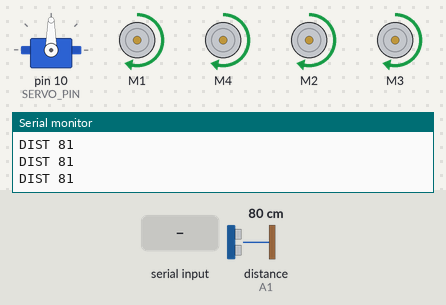
A sketch run on a simulated Arduino Uno, built with avr-gcc and run on an emulated ATmega328P. Parts: servo, 4 × DC motor (green arrow = forward, orange = backward, longer = faster), the last lines printed to the serial monitor. The inputs (shaded band) are chosen by the test bench; at power-on: distance to the obstacle (sensor on A1) 80 cm. The echo pulse lasts 58.3 µs per cm.

Above: at 4.0 s.
4.1 s: distance to the obstacle (sensor on A1) set to 61 cm
5.6 s: distance to the obstacle (sensor on A1) set to 54 cm
At 6.1 s:
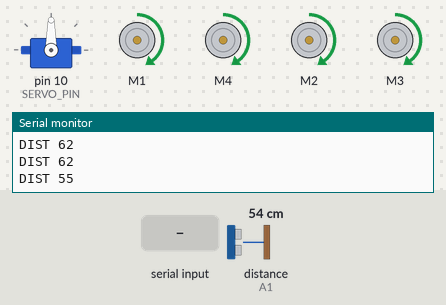
7.2 s: distance to the obstacle (sensor on A1) set to 31 cm
8.7 s: distance to the obstacle (sensor on A1) set to 26 cm
At 12.0 s:
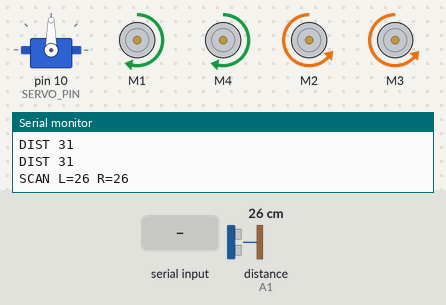
14.7 s: "m" received over the second serial link
At 17.3 s:
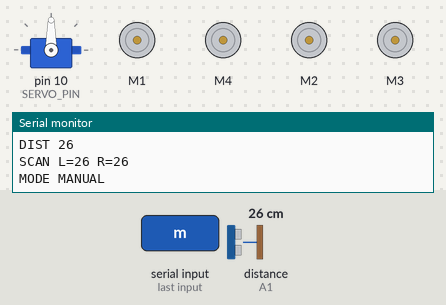
Timing chart, 0 to 18.5 s (numbered marks = the images above; inputs shaded):
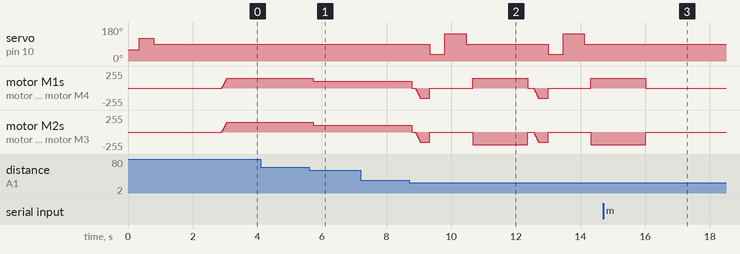

Measured:
- the behaviour switches between 59 and 58 cm on distance to the obstacle (sensor on A1) (found by bisection; images 0 and 1)
- the behaviour switches between 30 and 29 cm on distance to the obstacle (sensor on A1) (found by bisection; images 1 and 2)
- after the input at 5.6 s, motor M1, motor M4, motor M2, motor M3: forward 150/255 → forward 100/255 after 0.14 s
- after the input at 8.7 s, servo on pin 10 (SERVO_PIN): 90° → 36° after 0.64 s, → 144° 0.46 s later, → 90° 0.66 s later, → 36° 2.5 s later, … (6 changes in this stretch)
- after the input at 14.7 s, servo on pin 10 (SERVO_PIN): stays 90° (without the input it goes to 36° after 2.0 s); motor M1, motor M4, motor M2, motor M3: goes on until 16.0 s, then stays stopped

The sketch:

obstacle_car_v3_wifi.ino
```cpp
// Obstacle-avoiding car v3 (WiFi-ready)
// Board: Arduino Uno R3 + Adafruit Motor Shield v1 (L293D), 4 DC motors, SG90 servo, HC-SR04
// Libraries: "Adafruit Motor Shield library" (AFMotor, v1), "NewPing", Servo + SoftwareSerial (built-in)
//
// Same driving logic as v2, plus a second serial link to the NodeMCU ESP8266 bridge
// (esp8266_bridge/). The phone web page sends the same one-letter commands:
//      a = auto   m = manual   f = forward   b = back   l = left   r = right   s = stop
//
// Safety for phone driving: commands from the bridge must keep coming (the page repeats them
// every ~150 ms while you hold a button). If they stop for 600 ms (finger lifted, phone locked,
// WiFi dropped) the car stops by itself. Commands typed in the Serial Monitor are not timed out.
//
// Status line to the bridge every 300 ms:  S,<A|M>,<F|B|T|X>,<cm>
//   mode A=auto M=manual, motion F=fwd B=back T=turning X=stopped, distance in cm
//
// Wiring, no soldering: the servo is on the SERVO_2 header (pin D10 on this clone), the NodeMCU
// uses the free SER1 header (pin D9 on this clone).
//   SER1  S  -> NodeMCU D6        SER1  +  -> NodeMCU Vin        SER1  -  -> NodeMCU GND
// On power-up the sensor head wiggles left-right. If it does NOT move, your shield has the
// two headers' pins the other way round: flip SWAP_SERVO_PINS (1 <-> 0) below and upload again.
// Optional return wire (distance/mode on the phone): A3 -> 1k -> NodeMCU D5, 2k from D5 to GND.

#include <AFMotor.h>
#include <Servo.h>
#include <NewPing.h>
#include <SoftwareSerial.h>

// ---------- Pins / hardware ----------
#define TRIG_PIN      A0
#define ECHO_PIN      A1
#define SWAP_SERVO_PINS 1     // 1 = this car (servo header = D10, NodeMCU header = D9). 0 = standard labels.
#if SWAP_SERVO_PINS
#define SERVO_PIN     10
#define BRIDGE_RX     9
#else
#define SERVO_PIN     9       // SERVO_2 header (servo plugged in here)
#define BRIDGE_RX     10      // SER1 header signal pin <- NodeMCU D6 (3.3 V is fine for the Uno)
#endif
#define BRIDGE_TX     A3      // optional -> NodeMCU D5 THROUGH a 1k/2k voltage divider
#define MAX_DISTANCE  300     // cm

// ---------- Tuning ----------
#define CRUISE_SPEED  150     // 0-255
#define SLOW_SPEED    100     // used when an object is getting close
#define TURN_BOOST    40      // extra power on the reversing side during a spin
#define COLL_DIST     30      // cm: stop and pick a new direction
#define SLOW_DIST     60      // cm: slow down
#define BACKUP_MS     300     // reverse this long before scanning
#define TURN_MS       1500    // spin time for a left/right turn (tune on your floor)
#define TURNAROUND_MS 1700    // spin time when boxed in
#define MANUAL_TURN_MS 350    // spin time per l/r typed in the Serial Monitor
#define BRIDGE_TIMEOUT_MS 600 // phone driving: stop if no command for this long
#define STATUS_MS     300     // status line to the bridge

#define LOOK_RIGHT    36
#define LOOK_CENTER   90
#define LOOK_LEFT     144

NewPing sonar(TRIG_PIN, ECHO_PIN, MAX_DISTANCE);
// Motor terminals on this car (checked with motor_test): M1 = left rear, M2 = right rear,
// M3 = right front, M4 = left front. So LEFT side = M1 + M4, RIGHT side = M2 + M3.
AF_DCMotor leftMotor1(1, MOTOR12_1KHZ);    // M1 left rear
AF_DCMotor leftMotor2(4, MOTOR34_1KHZ);    // M4 left front
AF_DCMotor rightMotor1(2, MOTOR12_1KHZ);   // M2 right rear
AF_DCMotor rightMotor2(3, MOTOR34_1KHZ);   // M3 right front
Servo eyes;
SoftwareSerial bridge(BRIDGE_RX, BRIDGE_TX);

enum Motion { STOPPED, FWD, BACK, SPIN };
Motion motion = STOPPED;
bool autoMode = true;            // set false for bench testing (waits for commands)
bool bridgeDriving = false;      // last manual move came from the phone
unsigned long lastBridgeCmd = 0;
unsigned long lastReport = 0;
unsigned long lastStatus = 0;
int lastDist = MAX_DISTANCE;

// ---------- Low-level motor helpers ----------
void drive(uint8_t lDir, uint8_t lSpd, uint8_t rDir, uint8_t rSpd) {
  leftMotor1.run(lDir);  leftMotor2.run(lDir);
  rightMotor1.run(rDir); rightMotor2.run(rDir);
  leftMotor1.setSpeed(lSpd);  leftMotor2.setSpeed(lSpd);
  rightMotor1.setSpeed(rSpd); rightMotor2.setSpeed(rSpd);
}

void moveStop() {
  drive(RELEASE, 0, RELEASE, 0);
  motion = STOPPED;
}

// Ramp up only when starting from a stop (protects batteries); otherwise just adjust speed.
void moveForward(uint8_t spd) {
  if (motion != FWD) {
    for (int s = 0; s <= spd; s += 5) { drive(FORWARD, s, FORWARD, s); delay(5); }
  }
  drive(FORWARD, spd, FORWARD, spd);
  motion = FWD;
}

void moveBackward(uint8_t spd) {
  if (motion != BACK) {
    for (int s = 0; s <= spd; s += 5) { drive(BACKWARD, s, BACKWARD, s); delay(5); }
  }
  drive(BACKWARD, spd, BACKWARD, spd);
  motion = BACK;
}

void spinStart(bool left) {      // keeps spinning until stopped (used for phone driving)
  if (left) drive(BACKWARD, CRUISE_SPEED + TURN_BOOST, FORWARD, CRUISE_SPEED);
  else      drive(FORWARD, CRUISE_SPEED, BACKWARD, CRUISE_SPEED + TURN_BOOST);
  motion = SPIN;
}

void spin(bool left, unsigned int ms) {   // timed spin
  spinStart(left);
  delay(ms);
  moveStop();
}

// ---------- Sensor ----------
int readDistance() {
  unsigned int uS = sonar.ping_median(3);   // 3 pings, returns median echo time
  int d = (uS == 0) ? MAX_DISTANCE : uS / US_ROUNDTRIP_CM;   // no echo = open road
  lastDist = d;
  return d;
}

int lookAt(int angle, int settleMs) {
  eyes.write(angle);
  delay(settleMs);
  return readDistance();
}

// ---------- Status to the bridge ----------
void sendStatus() {
  char m = 'X';
  if (motion == FWD) m = 'F'; else if (motion == BACK) m = 'B'; else if (motion == SPIN) m = 'T';
  bridge.print(F("S,"));
  bridge.print(autoMode ? 'A' : 'M');
  bridge.print(',');
  bridge.print(m);
  bridge.print(',');
  bridge.println(lastDist);
}

// ---------- Behaviors ----------
void avoidObstacle() {
  moveStop();
  delay(100);
  moveBackward(CRUISE_SPEED);
  delay(BACKUP_MS);
  moveStop();

  int rightDist = lookAt(LOOK_RIGHT, 400);
  int leftDist  = lookAt(LOOK_LEFT, 600);   // longer sweep (right -> left)
  eyes.write(LOOK_CENTER);
  delay(200);

  Serial.print(F("SCAN L=")); Serial.print(leftDist);
  Serial.print(F(" R=")); Serial.println(rightDist);

  if (leftDist < COLL_DIST && rightDist < COLL_DIST) spin(false, TURNAROUND_MS); // boxed in
  else if (leftDist >= rightDist)                     spin(true, TURN_MS);
  else                                                spin(false, TURN_MS);
}

void autoStep() {
  int d = readDistance();

  if (millis() - lastReport > 500) {          // status line twice a second
    Serial.print(F("DIST ")); Serial.println(d);
    lastReport = millis();
  }

  if (d < COLL_DIST)      avoidObstacle();
  else if (d < SLOW_DIST) moveForward(SLOW_SPEED);
  else                    moveForward(CRUISE_SPEED);
}

void manualStep() {
  // Phone driving watchdog: no fresh command -> stop.
  if (bridgeDriving && motion != STOPPED && millis() - lastBridgeCmd > BRIDGE_TIMEOUT_MS) {
    moveStop();
    bridgeDriving = false;
  }
  // Safety: even in manual, don't drive into a wall. (Also keeps lastDist fresh for the phone.)
  if (motion == FWD || millis() - lastStatus > STATUS_MS) {
    if (readDistance() < COLL_DIST && motion == FWD) {
      moveStop();
      Serial.println(F("BLOCKED"));
    }
  }
  delay(10);
}

void handleCommand(char c, bool fromBridge) {
  c = tolower(c);
  if (fromBridge && strchr("fblr", c)) {     // phone drive keys repeat while held
    lastBridgeCmd = millis();
    bridgeDriving = true;
  }
  switch (c) {
    case 'a': autoMode = true;  Serial.println(F("MODE AUTO"));   break;
    case 'm': autoMode = false; moveStop(); Serial.println(F("MODE MANUAL")); break;
    case 's': moveStop(); autoMode = false; bridgeDriving = false; Serial.println(F("STOP")); break;
    case 'f':
      if (!autoMode && readDistance() >= COLL_DIST) moveForward(CRUISE_SPEED);
      else if (!autoMode) Serial.println(F("BLOCKED"));
      break;
    case 'b': if (!autoMode) moveBackward(CRUISE_SPEED); break;
    case 'l':
      if (!autoMode) { if (fromBridge) { if (motion != SPIN) spinStart(true); } else spin(true, MANUAL_TURN_MS); }
      break;
    case 'r':
      if (!autoMode) { if (fromBridge) { if (motion != SPIN) spinStart(false); } else spin(false, MANUAL_TURN_MS); }
      break;
    default: break;   // ignore newlines etc.
  }
}

void handleInputs() {
  while (Serial.available()) handleCommand(Serial.read(), false);
  while (bridge.available()) handleCommand(bridge.read(), true);
}

// ---------- Arduino entry points ----------
void setup() {
  Serial.begin(9600);
  bridge.begin(9600);
  eyes.attach(SERVO_PIN);
  moveStop();
  // Boot wiggle: proves the servo pin is right (no movement -> flip SWAP_SERVO_PINS)
  eyes.write(60);  delay(350);
  eyes.write(120); delay(450);
  eyes.write(LOOK_CENTER);
  Serial.print(F("Servo on D")); Serial.print(SERVO_PIN);
  Serial.print(F(", WiFi bridge on D")); Serial.println(BRIDGE_RX);
  Serial.println(F("Car v3 ready. a=auto m=manual f/b/l/r/s (USB or WiFi bridge)"));
  delay(2000);   // time to set it on the floor
}

void loop() {
  handleInputs();
  if (autoMode) autoStep();
  else          manualStep();
  if (millis() - lastStatus > STATUS_MS) {
    sendStatus();
    lastStatus = millis();
  }
}
```
